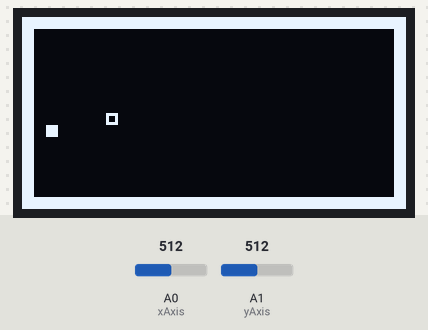
Simulated run of this sketch. Board: Arduino Uno, built with avr-gcc and run on an emulated ATmega328P. Shown: 128×64 one-colour display. Inputs (shaded band) come from the test bench; at power-on: A1 (yAxis) = 512, A0 (xAxis) = 512. Random numbers use the default seed unless the sketch sets one. At 3.8 s the program stops and its outputs stay as they are.

Above: at 2.7 s.
2.8 s: A1 (yAxis) set to 610
At 2.96 s:
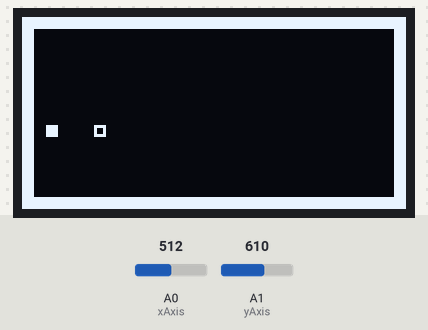
At 5.0 s:
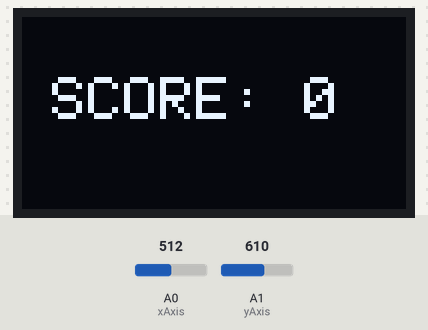
Timing chart, 0 to 5.3 s (numbered marks = the images above; inputs shaded):
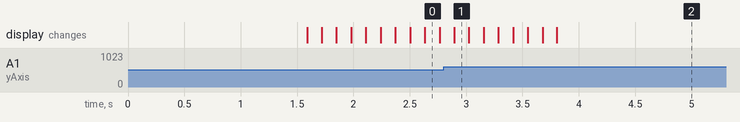

The sketch:

Snake.ino
```cpp
#include <Adafruit_GFX.h>
#include <Adafruit_SSD1306.h>

#define SCREEN_WIDTH 128
#define SCREEN_HEIGHT 64

#define OLED_RESET -1 // Screen will be refreshed when Arduino is reset
Adafruit_SSD1306 display(SCREEN_WIDTH, SCREEN_HEIGHT, &Wire, OLED_RESET);

// Analog Pins where we read data coming from the joystick
#define xAxis A0
#define yAxis A1

// Directions
#define LEFT 1
#define RIGHT 2
#define UP 3
#define DOWN 4

// A structure for the snake
typedef struct {
  byte *xValues;
  byte *yValues;
  short int len;
  byte width;
  byte dir;
  bool alive;
} Snake;

// A function to initialize snake
// Head of the snake is represented by LAST elements of xValues and yValues
Snake *init_snake(void) {
  Snake *snake = malloc(sizeof(Snake));
  snake->xValues = malloc(1);
  snake->yValues = malloc(1);
  snake->xValues[0] = 64;
  snake->yValues[0] = 32;
  snake->len = 1;
  snake->width = 4;
  snake->dir = LEFT;
  snake->alive = true;
  return snake;
}

// A structure for food
typedef struct {
  byte x;
  byte y;
  byte width;
  bool eaten;
} Food;

// Global Variables
Snake *snake = init_snake();
short int xValue, yValue, score = 0;
byte xHead, yHead;
Food food;

void setup() {
  // In case Arduino doesn't start the OLED display, we check whether the screen is initialized or not
  if (!display.begin(SSD1306_SWITCHCAPVCC, 0x3C))
    for(;;); // Loop forever

  // Clear display and set the text size and color
  display.clearDisplay();
  display.setTextSize(2); // Draw 2X scale text
  display.setTextColor(WHITE);

  // Write SNAKE on the screen
  display.setCursor(35, 20);
  display.print(F("SNAKE"));
  display.display();
  delay(1500);
  display.clearDisplay();

  // set the seed and initialize the first food
  randomSeed(analogRead(A0));
  food = {random(2, 30)*4, random(2, 14)*4, 4, false};
}

void loop() {
 // If snake hits, it dies and the game ends
  // Show the score which is the number of food eaten, then wait
  // To play the game again, reset your Arduino
  if (!snake->alive) {
    display.clearDisplay();
    display.setCursor(10, 20);
    display.print(F("SCORE: "));
    display.print(score);
    display.display();
    while (1);
  }

  // Recreate the food if it is eaten
  if (food.eaten) {
    food.x = random(2, 30)*4;
    food.y = random(2, 14)*4;
    food.eaten = false;
  }

  // Read the analog data for x and y coordinates and turn the snake if necessary
  xValue = analogRead(xAxis);
  yValue = analogRead(yAxis);
  if (xValue < 400) turn_left();
  else if (xValue > 600) turn_right();
  else if (yValue < 400) turn_up();
  else if (yValue > 600) turn_down();

  // If there is food in front of the snake, eat and set the food as eaten to recreate it
  // Else, move and check for collusions
  xHead = snake->xValues[snake->len-1];
  yHead = snake->yValues[snake->len-1];
  if ((snake->dir == LEFT && food.x == xHead-4 && food.y == yHead) ||
      (snake->dir == RIGHT && food.x == xHead+4 && food.y == yHead) ||
      (snake->dir == UP && food.x == xHead && food.y == yHead-4) ||
      (snake->dir == DOWN && food.x == xHead && food.y == yHead+4)) {
    eat();
    food.eaten = true;
    score++;
  }
  else {
    move_snake();
    hit();
  }
   // Draw the table and wait 100 ms (~10 FPS)
  draw_table();
  delay(100);
}

void move_snake(void) {
  // Every segment of the snake comes at the position of its predecessor except the head of the snake
  for (int i = 0; i < snake->len-1; i++) {
    snake->xValues[i] = snake->xValues[i+1];
    snake->yValues[i] = snake->yValues[i+1];
  }

  // move the head of the snake in the direction it looks
  switch (snake->dir) {
    case LEFT:
      snake->xValues[snake->len-1] -= snake->width;
      break;
    case RIGHT:
      snake->xValues[snake->len-1] += snake->width;
      break;
    case UP:
      snake->yValues[snake->len-1] -= snake->width;
      break;
    case DOWN:
      snake->yValues[snake->len-1] += snake->width;
      break;
  }
}

// Functions to turn the snake
void turn_left(void) {
  // Turn left if the direction is up or down
  if (snake->dir == UP || snake->dir == DOWN)
    snake->dir = LEFT;
}

void turn_right(void) {
  // Turn right if the direction is up or down
  if (snake->dir == UP || snake->dir == DOWN)
    snake->dir = RIGHT;
}

void turn_up(void) {
  // Turn up if the direction is left or right
  if (snake->dir == LEFT || snake->dir == RIGHT)
    snake->dir = UP;
}

void turn_down(void) {
  // Turn down if the direction is left or right
  if (snake->dir == LEFT || snake->dir == RIGHT)
    snake->dir = DOWN;
}

void draw_table(void) {
  display.clearDisplay();

 // Draw the snake
 for (int i = 0; i < snake->len; i++)
   display.drawRect(snake->xValues[i], snake->yValues[i], snake->width, snake->width, WHITE);

  // Draw food
  display.fillRect(food.x, food.y, food.width, food.width, WHITE);

  //Draw walls
  for (int i = 0; i < SCREEN_HEIGHT/4; i++) {
    display.fillRect(0, i*4, 4, 4, WHITE);
    display.fillRect(SCREEN_WIDTH-4, i*4, 4, 4, WHITE);
  }
  for (int i = 0; i < SCREEN_WIDTH/4; i++) {
    display.fillRect(i*4, 0, 4, 4, WHITE);
    display.fillRect(i*4, SCREEN_HEIGHT-4, 4, 4, WHITE);
  }

  display.display();
}

void eat(void) {
  // Determine the next position of the head of the snake
  byte x, y;
  byte xHead = snake->xValues[snake->len-1];
  byte yHead = snake->yValues[snake->len-1];
  switch (snake->dir) {
  case LEFT:
    x = xHead-snake->width;
    y = yHead;
    break;
  case RIGHT:
    x = xHead+snake->width;
    y = yHead;
    break;
  case UP:
    x = xHead;
    y = yHead-snake->width;
    break;
  case DOWN:
    x = xHead;
    y = yHead+snake->width;
    break;
  }

  snake->xValues = realloc(snake->xValues, snake->len+1);
  snake->xValues[snake->len] = x;
  snake->yValues = realloc(snake->yValues, snake->len+1);
  snake->yValues[snake->len] = y;
  snake->len++;
}

void hit(void) {
  // Get coordinates of the head
  byte xHead = snake->xValues[snake->len-1];
  byte yHead = snake->yValues[snake->len-1];

  // Check collusions with walls
  if (xHead < 4 || xHead > SCREEN_WIDTH-8 || yHead < 4 || yHead > SCREEN_HEIGHT-8) {
    snake->alive = false;
    return;
  }

  // Check collusions with itself
  for (int i = 0; i < snake->len-1; i++) {
    if (snake->xValues[i] == xHead && snake->yValues[i] == yHead) {
      snake->alive = false;
      return;
    }
  }
}
```
